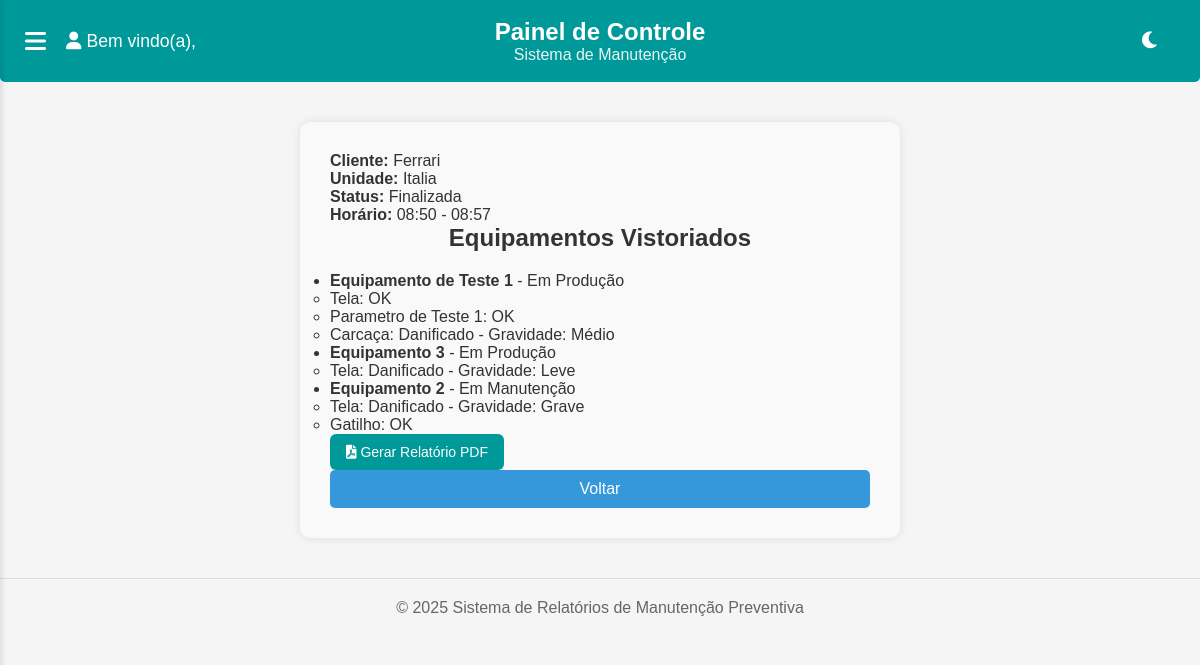
Screenshot of /vistorias/28/ with the database file from the repository.
### vistorias/models.py (models this page shows, shortened)
class Vistoria(models.Model):
    STATUS_CHOICES = (
        ('em_andamento', 'Em andamento'),
        ('finalizada', 'Finalizada'),
    )
    cliente = models.ForeignKey(Cliente, on_delete=models.CASCADE)
    unidade = models.CharField(max_length=100)
    sublocal = models.CharField(max_length=100, blank=True)
    data = models.DateField(auto_now_add=True)
    horario_inicio = models.TimeField(null=False, blank=False, default=now)
    horario_fim = models.TimeField(null=True, blank=True)
    observacoes_gerais = models.TextField(blank=True)
    status = models.CharField(max_length=20, choices=STATUS_CHOICES, default='em_andamento')
    realizada_por = models.ForeignKey(
        Usuario, on_delete=models.SET_NULL, null=True, blank=True
    )
    criado_em = models.DateTimeField(auto_now_add=True)
    atualizado_em = models.DateTimeField(auto_now=True)
    class Meta:
        ordering = ['-data', '-criado_em']

class VistoriaEquipamento(models.Model):
    vistoria = models.ForeignKey(
        Vistoria, on_delete=models.CASCADE, related_name='equipamentos_vistoriados'
    )
    equipamento = models.ForeignKey(Equipamento, on_delete=models.CASCADE)
    vistoriado_em = models.DateTimeField(auto_now_add=True)
    status_final = models.CharField(
        max_length=20, choices=Equipamento.STATUS_CHOICES
    )
    observacoes = models.TextField(blank=True)
    class Meta:
        ordering = ['-vistoriado_em']

class AvaliacaoParametro(models.Model):
    vistoria_equipamento = models.ForeignKey(
        VistoriaEquipamento, on_delete=models.CASCADE, related_name='avaliacoes'
    )
    parametro = models.ForeignKey(ParametroEquipamento, on_delete=models.CASCADE)
    SITUACAO_CHOICES = (
        ('ok', 'OK'),
        ('danificado', 'Danificado'),
    )
    GRAVIDADE_CHOICES = (
        ('leve', 'Leve'),
        ('medio', 'Médio'),
        ('grave', 'Grave'),
    )
    situacao = models.CharField(max_length=20, choices=SITUACAO_CHOICES)
    gravidade = models.CharField(
        max_length=10,
        choices=GRAVIDADE_CHOICES,
        blank=True,
        null=True,
        help_text="Gravidade do problema, se danificado"
    )
    observacoes = models.TextField(blank=True)
    class Meta:
        unique_together = ('vistoria_equipamento', 'parametro')

### clientes/models.py (models this page shows)
class Cliente(models.Model):
    nome_fantasia = models.CharField(max_length=255)
    razao_social = models.CharField(max_length=255, blank=True)
    cnpj = models.CharField(max_length=18, unique=True)
    email = models.EmailField(blank=True)
    endereco = models.CharField(max_length=255)
    sigla = models.CharField(max_length=50, blank=True, verbose_name='Sigla do Cliente')
    unidade = models.CharField(max_length=100, blank=True)
    sub_local = models.CharField(max_length=100, blank=True, verbose_name='Sub-local')
    responsavel = models.CharField(max_length=255, blank=True)
    logo = models.ImageField(upload_to='clientes/logos/', null=True, blank=True)
    numero_contrato = models.CharField(max_length=100, blank=True)
    data_inicio_contrato = models.DateField(null=True, blank=True)
    data_vencimento_contrato = models.DateField(null=True, blank=True)
    data_cadastro = models.DateTimeField(default=timezone.now, editable=False)
    def __str__(self):
        return self.nome_fantasia

### equipamentos/models.py (models this page shows, shortened)
class Equipamento(models.Model):
    SITUACAO_CHOICES = (
        ('em_contrato', 'Em contrato'),
        ('sem_contrato', 'Sem contrato'),
    )
    STATUS_CHOICES = (
        ('em_producao', 'Em Produção'),
        ('disponivel', 'Disponível'),
        ('em_manutencao', 'Em Manutenção'),
        ('danificado', 'Danificado'),
        ('indisponivel', 'Indisponível'),
    )
    nome = models.CharField(max_length=255)
    etiqueta = models.CharField(max_length=100, blank=True)
    numero_serie = models.CharField(max_length=100, unique=True)
    codigo_referencia = models.CharField(max_length=100, blank=True)
    categoria = models.ForeignKey(CategoriaEquipamento, on_delete=models.SET_NULL, null=True, blank=True)
    fabricante = models.CharField(max_length=100, blank=True)
    marca = models.CharField(max_length=100, blank=True)
    modelo = models.CharField(max_length=100, blank=True)
    situacao = models.CharField(max_length=20, choices=SITUACAO_CHOICES, default='em_contrato')
    status = models.CharField(max_length=20, choices=STATUS_CHOICES, default='disponivel')
    data_compra = models.DateField(null=True, blank=True)
    data_garantia = models.DateField(null=True, blank=True)
    custo = models.DecimalField(max_digits=10, decimal_places=2, null=True, blank=True)
    descricao = models.TextField(blank=True)
    fornecedores = models.CharField(max_length=255, blank=True)
    utilizado_por = models.CharField(max_length=255, blank=True)
    tags = models.CharField(max_length=255, blank=True)
    cliente = models.ForeignKey(Cliente, on_delete=models.SET_NULL, null=True, blank=True)
    cadastrado_por = models.ForeignKey(Usuario, on_delete=models.SET_NULL, null=True, blank=True, related_name='equipamentos_cadastrados')
    cadastrado_em = models.DateTimeField(auto_now_add=True)
    alterado_por = models.ForeignKey(Usuario, on_delete=models.SET_NULL, null=True, blank=True, related_name='equipamentos_alterados')
    alterado_em = models.DateTimeField(auto_now=True)
    parametros_personalizados = models.ManyToManyField(ParametroEquipamento, blank=True)

class ParametroEquipamento(models.Model):
    nome = models.CharField(max_length=100, unique=True)
    avaliacao_ajuda = models.CharField(
        max_length=300,
        blank=True,
        verbose_name="Como avaliar o parâmetro",
    )

### vistorias/views.py (the view)
# urls.py: path('<int:vistoria_id>/', views.detalhes_vistoria, name='detalhes_vistoria'),
def detalhes_vistoria(request, vistoria_id):
    vistoria = get_object_or_404(Vistoria, id=vistoria_id)
    equipamentos = vistoria.equipamentos_vistoriados.all()
    return render(request, 'vistorias/detalhes_vistoria.html', {
        'vistoria': vistoria,
        'equipamentos': equipamentos
    })

### vistorias/templates/vistorias/detalhes_vistoria.html (shortened to what this page needs)
{% extends 'base.html' %}
{% load static %}
{% block extrahead %}
    <link rel="stylesheet" href="{% static 'css/usuario.css' %}">
{% endblock %}
{% block content %}
<div class="form-container">
    <p><strong>Cliente:</strong> {{ vistoria.cliente }}</p>
    <p><strong>Unidade:</strong> {{ vistoria.unidade }}</p>
    <p><strong>Status:</strong> {{ vistoria.get_status_display }}</p>
    <p><strong>Horário:</strong> {{ vistoria.horario_inicio }} - {{ vistoria.horario_fim }}</p>
    <h2>Equipamentos Vistoriados</h2>
    <ul>
        {% for item in equipamentos %}
            <li>
                <strong>{{ item.equipamento.nome }}</strong> - {{ item.get_status_final_display }}
                <ul>
                    {% for avaliacao in item.avaliacoes.all %}
                        <li>
                            {{ avaliacao.parametro.nome }}:
                            {{ avaliacao.get_situacao_display }}
                            {% if avaliacao.situacao == "danificado" and avaliacao.gravidade %}
                                - Gravidade: {{ avaliacao.get_gravidade_display }}
                            {% endif %}
                        </li>
                    {% endfor %}
                </ul>
            </li>
        {% endfor %}
    </ul>
    <a href="{% url 'vistorias:gerar_relatorio' vistoria.id %}" target="_blank" class="btn btn-primary">
        <i class="fas fa-file-pdf"></i> Gerar Relatório PDF
    </a>
    <a href="{% url 'vistorias:listar_vistorias' %}">
        <button type="button">Voltar</button>
    </a>
</div>
{% endblock %}

### static/css/global.css (style rules this page uses)
* { margin: 0; padding: 0; box-sizing: border-box; font-family: Arial, sans-serif; }
:root { --primary-color: #009999; --secondary-color: #008080; --background-color: #f5f5f5; --card-background: white; --subcard-background: #f0f0f0; --text-color: #333; --text-secondary: #666; }
body { background-color: var(--background-color); color: var(--text-color); min-height: 100vh; margin: 0; display: flex; flex-direction: column; }
button { background-color: #009999; color: white; border: none; padding: 10px 20px; border-radius: 5px; cursor: pointer; font-size: 14px; transition: all 0.3s ease; }
.btn { display: inline-block; padding: 10px 18px; font-size: 14px; font-weight: 500; text-align: center; text-decoration: none; border: none; border-radius: 6px; cursor: pointer; transition: background-color 0.3s ease; color: white; background-color: var(--primary-color); }
.btn-primary { background-color: var(--primary-color); color: white; }
.btn { background-color: var(--primary-color); color: white; border: none; padding: 10px 16px; border-radius: 6px; cursor: pointer; font-size: 14px; text-decoration: none; transition: background-color 0.3s ease; white-space: nowrap; }

### static/css/usuario.css (style rules this page uses)
.form-container { max-width: 600px; margin: 40px auto; background-color: #f9f9f9; padding: 30px; border-radius: 10px; box-shadow: 0 0 10px rgba(0, 0, 0, 0.1); }
.form-container h2 { margin-bottom: 20px; text-align: center; color: #333; }
.form-container button { width: 100%; padding: 10px; background-color: #3498db; border: none; color: white; font-size: 16px; border-radius: 5px; cursor: pointer; }

### rows the page displays
Vistoria: cliente "Ferrari", unidade "Italia", status "Finalizada", horario_inicio "08:50", horario_fim "08:57"
VistoriaEquipamento: equipamento.nome "Equipamento de Teste 1", status_final "Em Produção"
AvaliacaoParametro: parametro.nome "Tela", situacao "OK"
AvaliacaoParametro: parametro.nome "Parametro de Teste 1", situacao "OK"
AvaliacaoParametro: parametro.nome "Carcaça", situacao "Danificado", gravidade "Médio"
VistoriaEquipamento: equipamento.nome "Equipamento 3", status_final "Em Produção"
AvaliacaoParametro: parametro.nome "Tela", situacao "Danificado", gravidade "Leve"
VistoriaEquipamento: equipamento.nome "Equipamento 2", status_final "Em Manutenção"
AvaliacaoParametro: parametro.nome "Tela", situacao "Danificado", gravidade "Grave"
AvaliacaoParametro: parametro.nome "Gatilho", situacao "OK"
